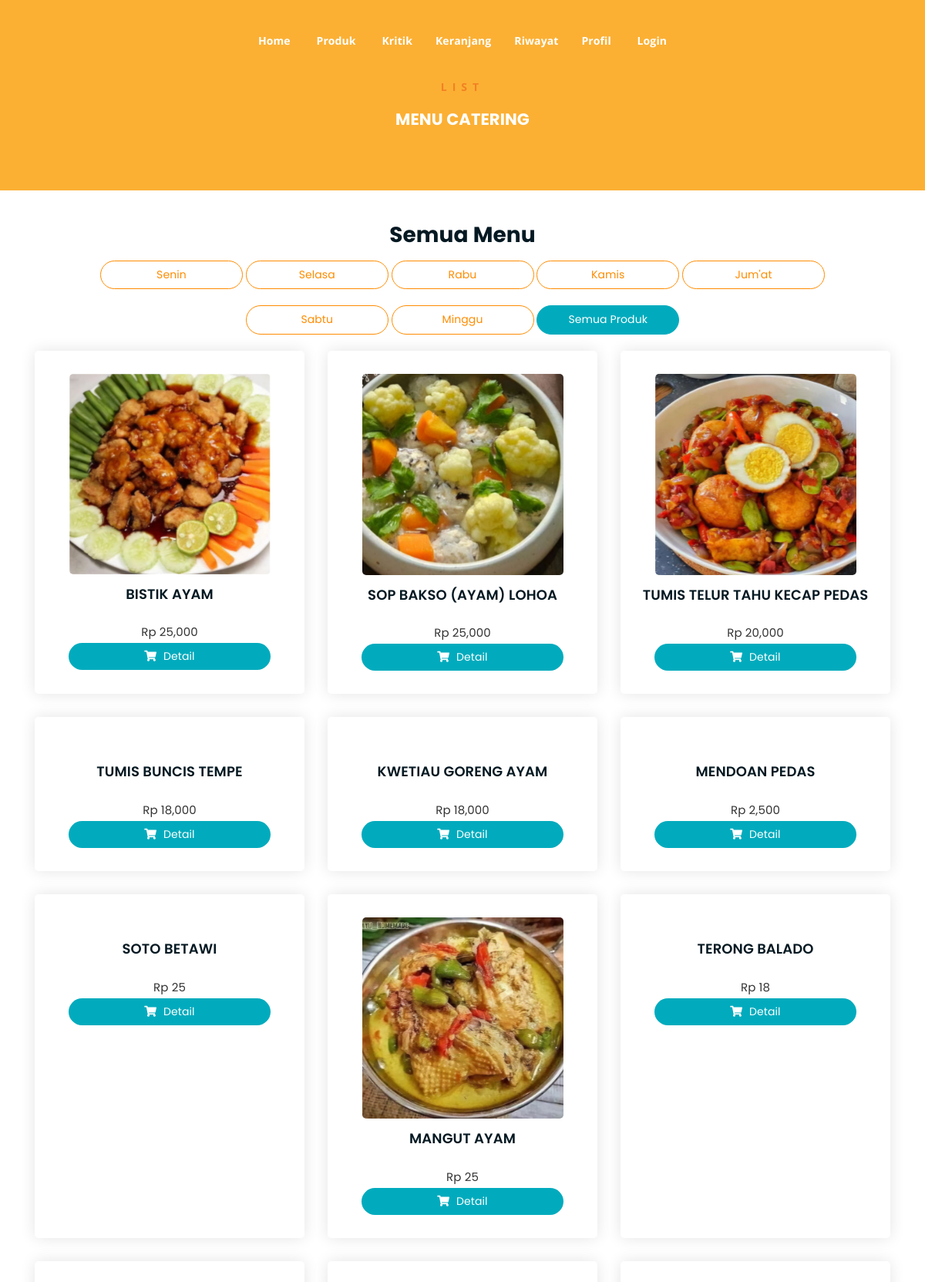
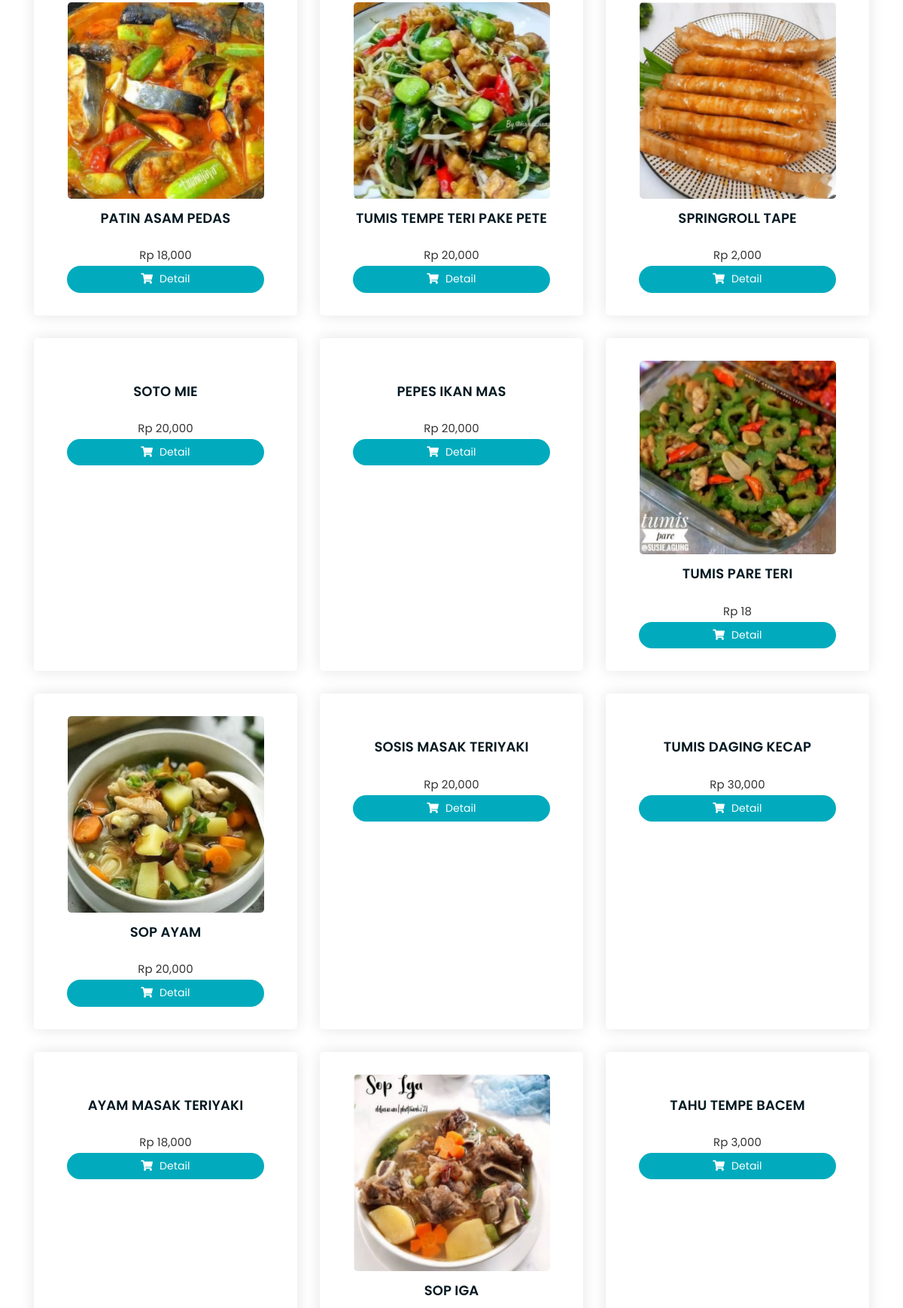
/produk.php (upper part), run on the app's committed database (2 pictures, top to bottom).
### tables this page shows
CREATE TABLE `promosi` (
  `id_promosi_produk` int(11) NOT NULL,
  `id_produk` varchar(55) NOT NULL,
  `promo_lama` varchar(55) NOT NULL,
  `promo_baru` varchar(55) NOT NULL
);

CREATE TABLE `produk` (
  `id` int(11) NOT NULL,
  `id_produk` varchar(11) NOT NULL,
  `nama_produk` varchar(55) NOT NULL,
  `gambar` varchar(55) NOT NULL,
  `harga` varchar(55) NOT NULL,
  `deskripsi` varchar(1000) NOT NULL,
  `menu_hari` varchar(111) NOT NULL
);

### produk.php (the view, shortened to what this page needs)
<?php
require('./app/database/db.php');
?>
<!DOCTYPE html>
<html lang="en">
<head>
	<link rel="stylesheet" href="assets/css/all.min.css">
	<link rel="stylesheet" href="assets/bootstrap/css/bootstrap.min.css">
	<link rel="stylesheet" href="assets/css/owl.carousel.css">
	<link rel="stylesheet" href="assets/css/magnific-popup.css">
	<link rel="stylesheet" href="assets/css/animate.css">
	<link rel="stylesheet" href="assets/css/meanmenu.min.css">
	<link rel="stylesheet" href="assets/css/main.css">
	<link rel="stylesheet" href="assets/css/responsive.css">
</head>
<body>
	<?php include('./include/nav.php') ?>
	<div class="breadcrumb-section breadcrumb-bg">
		<div class="container">
			<div class="row">
				<div class="col-lg-8 offset-lg-2 text-center">
					<div class="breadcrumb-text">
						<p>LIST</p>
						<h4 style="color: #fff;">MENU CATERING</h4>
					</div>
				</div>
			</div>
		</div>
	</div>
	<div class="product-section mt-5 mb-150">
		<div class="container">
			<h3 class="text-center">Semua Menu</h3>
		<div class="text-center tag">
				<a href="menu-senin.php" class="cart-btn mb-4 col-md-2 text-center">Senin</a>
				<a href="menu-selasa.php" class="cart-btn mb-4 col-md-2 text-center">Selasa</a>
				<a href="menu-rabu.php" class="cart-btn mb-4 col-md-2 text-center">Rabu</a>
				<a href="menu-kamis.php" class="cart-btn mb-4 col-md-2 text-center">Kamis</a>
				<a href="menu-jumat.php" class="cart-btn mb-4 col-md-2 text-center">Jum'at</a>
				<a href="menu-sabtu.php" class="cart-btn mb-4 col-md-2 text-center">Sabtu</a>
				<a href="menu-minggu.php" class="cart-btn mb-4 col-md-2 text-center">Minggu</a>
				<a href="produk.php" class="aktif cart-btn mb-4 col-md-2 text-center">Semua Produk</a>
			</div>
		<div class="row">
			<?php
				$produk = mysqli_query($conn, "SELECT * FROM produk LEFT JOIN promosi ON produk.id_produk = promosi.id_produk");
				while ($p = mysqli_fetch_array($produk)) {
			?>
			<a href="produk-detail.php?id_produk=<?= $p['id_produk']?>">
				<div class="col-lg-4 col-md-6 text-center card">
					<div class="single-product-item" style="height: 100%;">
						<div class="product-image">
							<img src="app/admin/foto/<?= $p['gambar'] ?>" alt="">
						</div>
						<h3><?php echo $p['nama_produk'] ?></h3>
							<p class="product-price"><span>Rp <?php echo number_format($p['harga']) ?></span></p>
						<a href="produk-detail.php?id_produk=<?= $p['id_produk']?>" class="cart-btn"><i class="fas fa-shopping-cart"></i> Detail</a>
					</div>
				</div>
				</a>
			<?php } ?>
			</div>
		</div>
	</div>
</body>
</html>

### assets/css/main.css (style rules this page uses)
html { font-size: 14px; font-weight: 400; line-height: 28px; height: 100%; }
body { font-family: "Open Sans", sans-serif; font-weight: 400; font-size: 1rem; letter-spacing: 0.1px; line-height: 1.8; color: #051922; overflow-x: hidden; }
body img { max-width: 100%; }
a { cursor: pointer; text-decoration: none; -webkit-transition: all 0.2s ease-in-out; -o-transition: all 0.2s ease-in-out; transition: all 0.2s ease-in-out; }
h1, .h1, h2, .h2, h3, .h3, h4, .h4, h5, .h5, h6, .h6 { font-family: "Poppins", sans-serif; font-weight: 700; margin: 0 0 1.25rem 0; color: #051922; }
h1:last-child, .h1:last-child, h2:last-child, .h2:last-child, h3:last-child, .h3:last-child, h4:last-child, .h4:last-child, h5:last-child, .h5:last-child, h6:last-child, .h6:last-child { margin: 0; }
h3, .h3 { font-size: 2rem; font-weight: 700; line-height: 2.25rem; }
h4, .h4 { font-size: 1.5rem; font-weight: 700; line-height: 1.75rem; }
p { font-family: "Open Sans", sans-serif; font-weight: 400; font-size: 1rem; letter-spacing: 0.1px; line-height: 1.8; color: #051922; margin: 0 0 1.25rem 0; }
p:last-child { margin: 0; }
.mb-150 { margin-bottom: 150px; }
a.boxed-btn, a.cart-btn, button.cart-btn { border-radius: 30px; border: none; }
.breadcrumb-text p { color: #f28123; font-weight: 700; text-transform: uppercase; letter-spacing: 7px; }
.breadcrumb-section { padding: 80px 0; background-size: cover; background-position: center center; position: relative; z-index: 1; background-attachment: fixed; padding-top: 100px; color: #000; }
.breadcrumb-section:after { position: absolute; left: 0; top: 0; width: 100%; height: 100%; content: ""; background-color: #fa9d02; color: #000; z-index: -1; opacity: 0.8; }
.product-image img { -webkit-transition: 0.3s; -o-transition: 0.3s; transition: 0.3s; }
a.cart-btn { -webkit-transition: 0.2s; -o-transition: 0.2s; transition: 0.2s; }
.single-product-item { -webkit-transition: 0.1s; -o-transition: 0.1s; transition: 0.1s; }
html, body { height: 100%; }
.single-product-item { margin-bottom: 30px; }
.product-image { padding: 30px; padding-bottom: 0; }
.product-image img { width: 90%; border-radius: 5px; margin-bottom: 10px; }
.single-product-item h3 { font-size: 18px; font-weight: 600; margin-bottom: 10px; }
.single-product-item p { margin: 0; padding: 0; }
p.product-price { font-family: "Poppins", sans-serif; font-size: 15px; font-weight: 700; margin-top: 20px; margin-bottom: 1px; color: #000000; }
p.product-price span { display: block; opacity: 0.8; font-size: 15px; font-weight: 400; }
a.cart-btn { font-family: "Poppins", sans-serif; display: inline-block; background-color: #01abbd; color: #fff; padding: 5px 0px; width: 75%; }
a.cart-btn i { margin-right: 5px; }
.single-product-item { -webkit-box-shadow: 0 0 20px #e4e4e4; box-shadow: 0 0 20px #e4e4e4; padding-bottom: 30px; border-radius: 5px; }

### produk.php (style rules this page uses)
.card { border: none; }
.tag .cart-btn { border: 1px solid darkorange; background: none; color: darkorange; }
.container .aktif { background-color: #01abbd; border-color: #01abbd ; color: white; }

### data on the page
promosi: produk.gambar (picture), produk.nama_produk "BISTIK AYAM", produk.harga "25,000"
promosi: produk.gambar (picture), produk.nama_produk "SOP BAKSO (AYAM) LOHOA", produk.harga "25,000"
promosi: produk.gambar (picture), produk.nama_produk "TUMIS TELUR TAHU KECAP PEDAS", produk.harga "20,000"
promosi: produk.nama_produk "TUMIS BUNCIS TEMPE", produk.harga "18,000"
promosi: produk.nama_produk "KWETIAU GORENG AYAM", produk.harga "18,000"
promosi: produk.nama_produk "MENDOAN PEDAS", produk.harga "2,500"
promosi: produk.nama_produk "SOTO BETAWI", produk.harga "25"
promosi: produk.gambar (picture), produk.nama_produk "MANGUT AYAM", produk.harga "25"
promosi: produk.nama_produk "TERONG BALADO", produk.harga "18"
promosi: produk.gambar (picture), produk.nama_produk "PATIN ASAM PEDAS", produk.harga "18,000"
promosi: produk.gambar (picture), produk.nama_produk "TUMIS TEMPE TERI PAKE PETE", produk.harga "20,000"
promosi: produk.gambar (picture), produk.nama_produk "SPRINGROLL TAPE", produk.harga "2,000"
promosi: produk.nama_produk "SOTO MIE", produk.harga "20,000"
promosi: produk.nama_produk "PEPES IKAN MAS", produk.harga "20,000"
promosi: produk.gambar (picture), produk.nama_produk "TUMIS PARE TERI", produk.harga "18"
promosi: produk.gambar (picture), produk.nama_produk "SOP AYAM", produk.harga "20,000"
promosi: produk.nama_produk "SOSIS MASAK TERIYAKI", produk.harga "20,000"
promosi: produk.nama_produk "TUMIS DAGING KECAP", produk.harga "30,000"
promosi: produk.nama_produk "AYAM MASAK TERIYAKI", produk.harga "18,000"
promosi: produk.gambar (picture), produk.nama_produk "SOP IGA"
promosi: produk.nama_produk "TAHU TEMPE BACEM", produk.harga "3,000"
